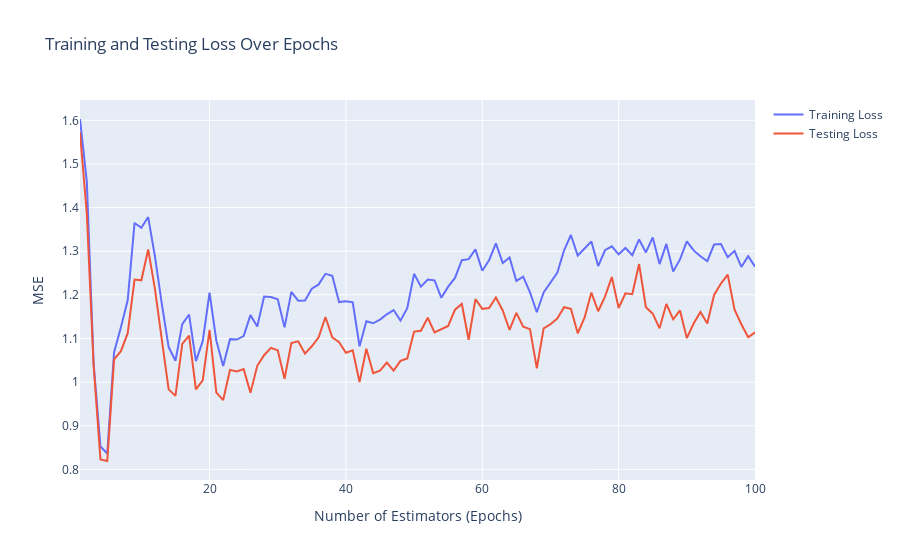

The code cell stored with this chart in its notebook:
### Code cell
# Create a line plot for both training and testing MSE using Plotly
fig = go.Figure()

fig.add_trace(go.Scatter(x=np.arange(1, n_estimators + 1), y=training_loss, mode='lines', name='Training Loss'))
fig.add_trace(go.Scatter(x=np.arange(1, n_estimators + 1), y=testing_loss, mode='lines', name='Testing Loss'))

fig.update_layout(title='Training and Testing Loss Over Epochs',
                  xaxis_title='Number of Estimators (Epochs)',
                  yaxis_title='MSE')

fig.show()
